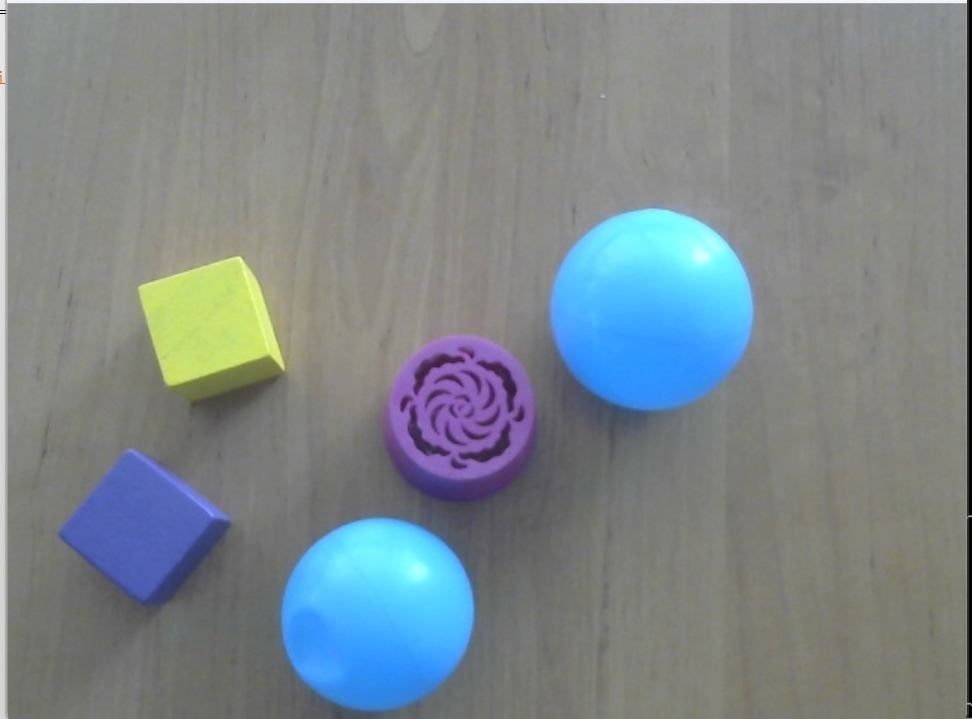
#> input picture objects_on_camera/D8becq6Ew3Y.jpg, 972 x 719 px
$ python main.py
#> lines starting #> are read from the running program, lines starting #| are printed output that depends on the picture; after the words box and inside, x2 and y2 are one past the last pixel; in counts of white or black regions, pixels touching at a corner belong together
import cv2
import numpy as np
from skimage.measure import label, regionprops


def find_shapes_count(image_path):
#> called with image_path = 'D8becq6Ew3Y.jpg'
    frame = cv2.imread(image_path)
#> frame is the input picture: shape (719, 972, 3); mean B, G, R 138.2, 134.5, 125.2

    hsv_image = cv2.cvtColor(frame, cv2.COLOR_BGR2HSV)
#> hsv_image: shape (719, 972, 3); mean H, S, V 49, 35.1, 144.9

    lower_bound = np.array([0, 0, 0])
    upper_bound = np.array([225, 200, 170])

    mask = cv2.inRange(hsv_image, lower_bound, upper_bound)
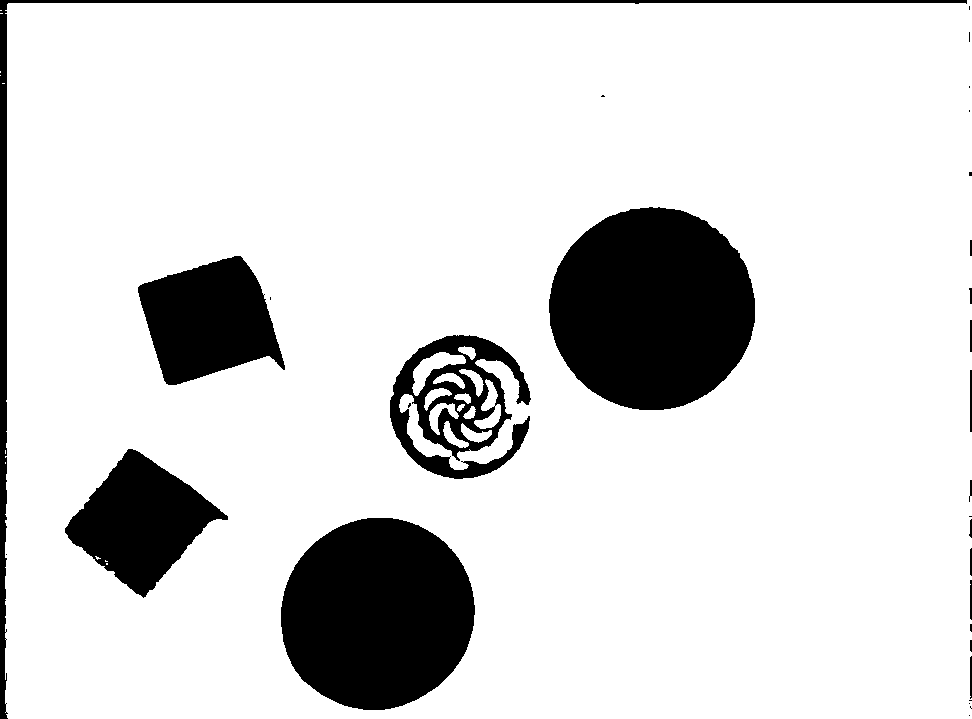
#> mask: shape (719, 972); 85.1% white; 31 black regions (15 under 20 px), largest, box (x1, y1, x2, y2) and area: (549, 207, 755, 410) 32707, (281, 518, 475, 710) 29235, (138, 256, 285, 385) 12564

    inverted_mask = cv2.bitwise_not(mask)

    cropped_mask = inverted_mask[25:875, 25:875]
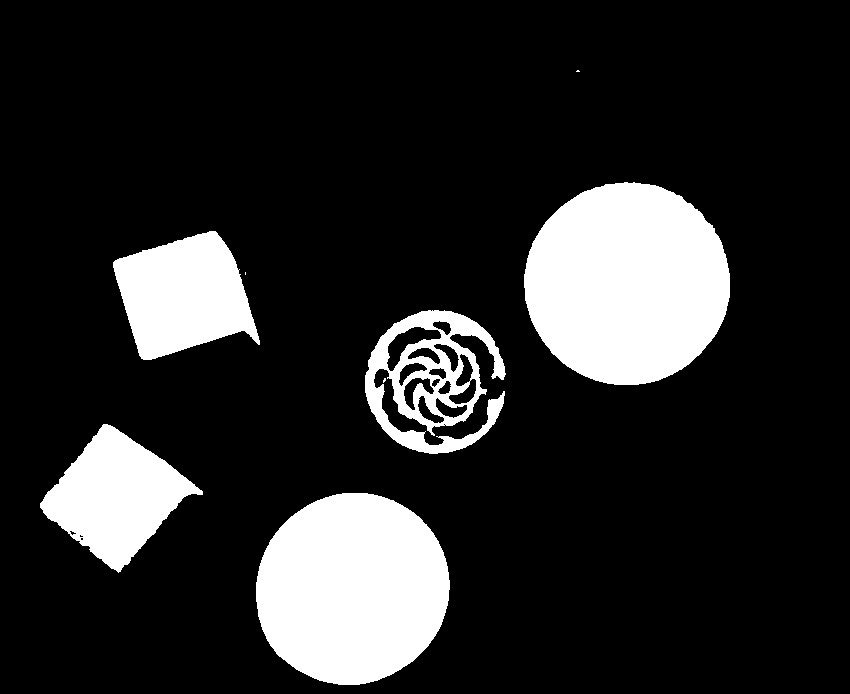
#> cropped_mask: shape (694, 850); 16.2% white; 8 white regions (3 under 20 px)

    regions = regionprops(label(cropped_mask))
#> regions = 8 regions; box (x1, y1, x2, y2) and area: (524, 182, 730, 385) 32707, (256, 493, 450, 685) 29235, (113, 231, 260, 360) 12564, (40, 424, 203, 573) 12331, (365, 310, 506, 454) 8911, (383, 378, 386, 383) 10, (576, 70, 580, 72) 6, (245, 272, 246, 275) 3
    count_rect = 0
    count_circle = 0

    for region in regions:
        if region.area > 100:
            centroid = [region.centroid[0], region.centroid[1]]
            if region.eccentricity > 0.4:
                bbox = region.bbox
                cv2.rectangle(frame, (bbox[1], bbox[0]), (bbox[3], bbox[2]), (124, 255, 124))
                count_rect += 1
            else:
                bbox = region.bbox
                cv2.circle(frame, (round(centroid[1]), round(centroid[0])), (bbox[2] - bbox[0]) // 2, (124, 255, 124), 2)
                count_circle += 1
#> this loop made 8 passes
#> (centroid, bbox, count_rect) on passes 3, 7: ([295, 183], (231, 113, 360, 260), 1), ([496.3, 115.3], (424, 40, 573, 203), 2)
#> (centroid, bbox) on passes 2, 5, 8: ([283.2, 626.7], (182, 524, 385, 730)), ([380, 432.1], (310, 365, 454, 506)), ([588.4, 351.9], (493, 256, 685, 450))
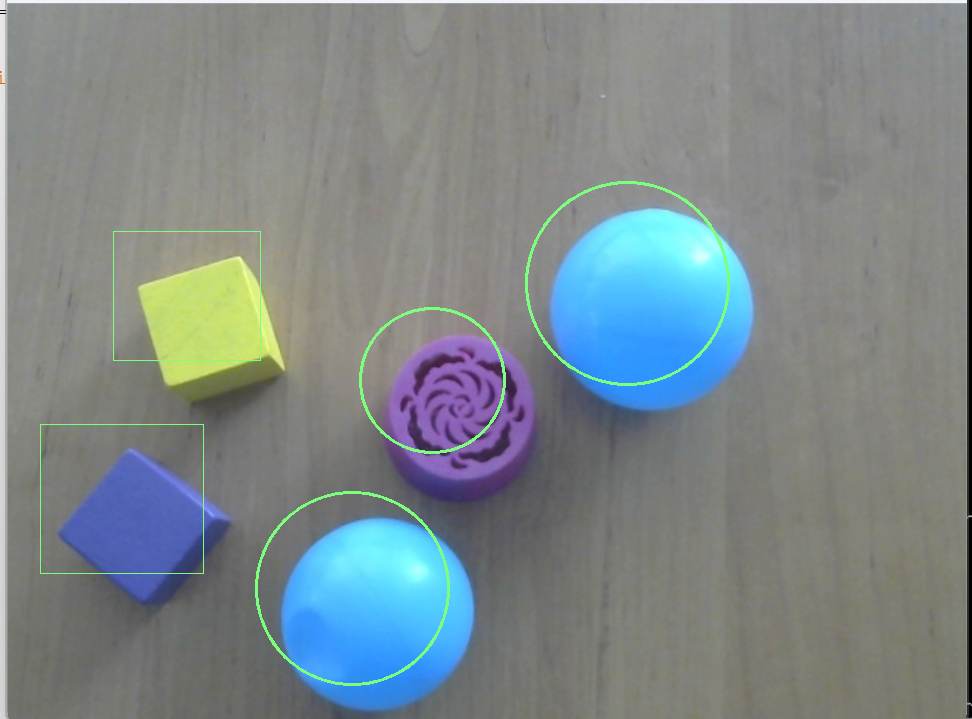
#> frame: shape (719, 972, 3); 0.89% of pixels changed, all inside (x1, y1, x2, y2) = (40, 181, 730, 686)
#> after the loop, count_circle = 3; count_rect = 2

    cv2.imshow("Processed Image", frame)
    cv2.imshow("Mask", mask)

    print(f"Квадратов: {count_rect} \nКругов: {count_circle} ")
#| Квадратов: 2
#| Кругов: 3

    while True:
        if cv2.waitKey(1) & 0xFF == ord('q'):
#> (key q is pressed here)
            cv2.destroyAllWindows()
            break

    return count_rect, count_circle

find_shapes_count("D8becq6Ew3Y.jpg")
